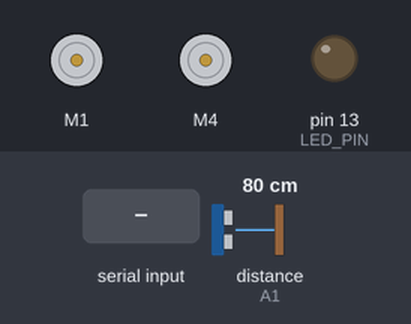
A sketch run on a simulated Arduino Uno, built with avr-gcc and run on an emulated ATmega328P. Parts: 2 × DC motor (green arrow = forward, orange = backward, longer = faster), output pins drawn as LEDs (lit = HIGH). Wiring (inferred from the names in the program): ultrasonic range finder: trigger A0; echo A1. Inputs (shaded band) come from the test bench; at power-on: distance to the obstacle (sensor on A1) 80 cm. The echo pulse lasts 58.3 µs per cm; pins used as bus, display or sensor lines are not drawn.

Above: at 1.2 s.
1.3 s: "DRV:1\n" received over the second serial link
At 1.55 s:
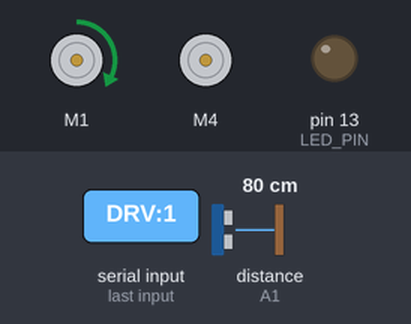
3.3 s: "DRV:150\n" received over the second serial link
At 3.55 s:
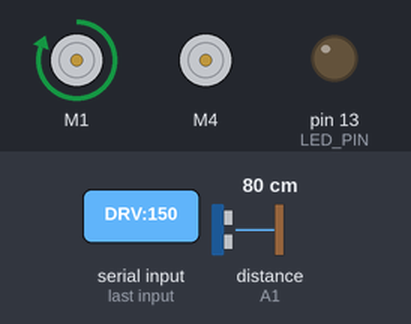
5.3 s: "LED:1\n" received over the second serial link
At 5.6 s:
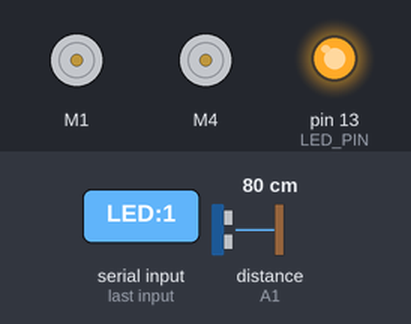
6.8 s: "DRV:1\n" received over the second serial link
At 7.05 s:
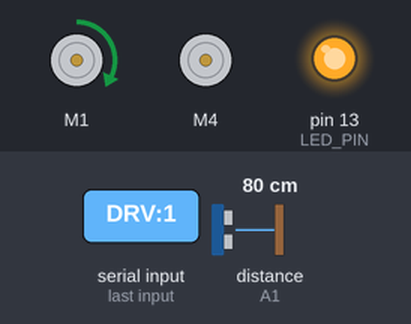
8.8 s: "DRV:150\n" received over the second serial link
At 9.2 s:
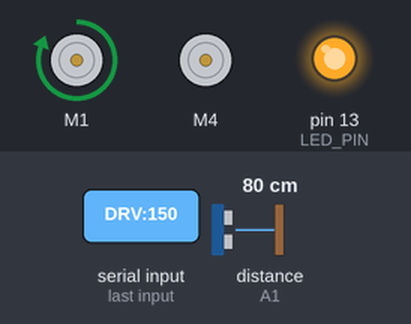
Timing chart, 0 to 11.8 s (numbered marks = the images above; inputs shaded):
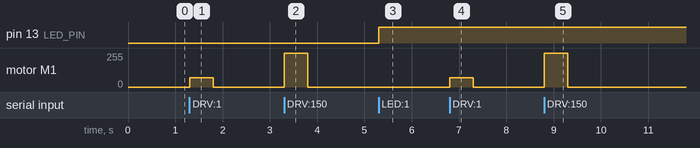

The sketch:

eduino_all_in_one.ino
```cpp
// Author: eduino
// EDUINO RC 통합 데모 펌웨어 (2휠 RC카) — 앱의 모든 주행/제어 명령을 한 스케치로 처리.
//   지원: DRV(조이스틱/기울기) · MOV(방향버튼) · SPD(속도상한) · STP(정지)
//         LED:<pin>,<0/1>(커스텀 핀) · MOD(MANUAL/AUTO/LINE) · PRM(실시간 튜닝) · PNG(하트비트)
//         MOD:AUTO=초음파 장애물 회피 · MOD:LINE=라인트레이싱(ENABLE_LINE=1 필요)
//   텔레메트리: DST(초음파 거리) · LIN(IR 라인센서) 주기 송신 → 자율주행/라인 화면에 표시
//
// 하드웨어: Adafruit Motor Shield v1(AFMotor), 왼쪽=M1 / 오른쪽=M4
// 블루투스(HC-06): Arduino A5(RX) ← HC-06 TX,  A4(TX) → HC-06 RX,  9600bps
// 필요 라이브러리: Adafruit Motor Shield library (AFMotor)
//
// ※ 시리얼 통신 "채팅" 실습은 이 펌웨어가 아니라 serial_chat.ino 를 올려서 진행한다.

#include <AFMotor.h>
#include <SoftwareSerial.h>

// ---- 핀 설정 (배선에 맞게 조정) --------------------------------------------
SoftwareSerial bt(A5, A4);       // (RX, TX)
AF_DCMotor motorL(1);            // 왼쪽 = M1
AF_DCMotor motorR(4);            // 오른쪽 = M4
const int LED_PIN = 13;

#define ENABLE_ULTRASONIC 1      // 초음파 사용(거리 텔레메트리·장애물 회피)
const int TRIG = A0;
const int ECHO = A1;

#define ENABLE_LINE 0            // IR 라인센서 사용(2휠/4휠=1, 메탈=0)
const int IR_L = A2, IR_C = A3, IR_R = 2;

// ---- 상태 -----------------------------------------------------------------
int speedCap = 255;              // 0-255 (SPD 로 조절)
const int MIN_PWM = 70;          // 정지마찰 보정 최소 출력
int mode = 0;                    // 0=수동 · 1=자율(초음파 장애물) · 2=라인트레이싱
int ledPin = LED_PIN;            // LED:<pin>,<0/1> 로 실행 중 변경 가능
int lineSens = 50, obstDist = 20, autoSpeed = 60; // PRM 튜닝 대상
unsigned long lastCmd = 0, lastTele = 0;
const unsigned long TIMEOUT = 500;   // 통신 끊기면 정지(수동)
const unsigned long TELE_EVERY = 200; // 텔레메트리 주기(ms)
String buf = "";

void setup() {
  Serial.begin(9600);
  bt.begin(9600);
  pinMode(ledPin, OUTPUT);
#if ENABLE_ULTRASONIC
  pinMode(TRIG, OUTPUT);
  pinMode(ECHO, INPUT);
#endif
  stopAll();
  bt.println("LOG:EDUINO 2WD ready");
}

void loop() {
  while (bt.available()) {
    char c = bt.read();
    if (c == '\n') { handle(buf); buf = ""; }
    else if (c != '\r') buf += c;
  }

  if (mode == 2) {
    runLine();
  } else if (mode == 1) {
    runAuto();
  } else if (millis() - lastCmd > TIMEOUT) {
    stopAll(); // 수동 모드에서 통신 끊기면 정지
  }

  if (millis() - lastTele > TELE_EVERY) {
    lastTele = millis();
    emitTelemetry();
  }
}

// ---- 명령 처리 -------------------------------------------------------------
void handle(String line) {
  line.trim();
  if (line.length() == 0) return;
  lastCmd = millis();

  int colon = line.indexOf(':');
  if (colon < 0) return;
  String cmd = line.substring(0, colon);
  String arg = line.substring(colon + 1);

  if (cmd == "DRV") {
    int comma = arg.indexOf(',');
    drive(arg.substring(0, comma).toInt(), arg.substring(comma + 1).toInt());
  } else if (cmd == "MOV") {
    move(arg);
  } else if (cmd == "SPD") {
    speedCap = map(constrain(arg.toInt(), 0, 100), 0, 100, 0, 255);
  } else if (cmd == "LED") {
    // LED:<pin>,<0/1> (커스텀 핀) 또는 LED:<0/1> (기본 핀) 모두 지원.
    int comma = arg.indexOf(',');
    if (comma >= 0) {
      ledPin = arg.substring(0, comma).toInt();
      pinMode(ledPin, OUTPUT);
      digitalWrite(ledPin, arg.substring(comma + 1).toInt() ? HIGH : LOW);
    } else {
      digitalWrite(ledPin, arg.startsWith("1") ? HIGH : LOW);
    }
  } else if (cmd == "STP") {
    stopAll();
  } else if (cmd == "MOD") {
    if (arg == "AUTO") mode = 1;        // 초음파 장애물 회피
    else if (arg == "LINE") mode = 2;   // 라인트레이싱
    else mode = 0;                      // 수동
    if (mode == 0) stopAll();
    bt.print("MOD:"); bt.println(arg);  // 앱에 응답
  } else if (cmd == "PRM") {
    int comma = arg.indexOf(',');
    String key = arg.substring(0, comma);
    int v = arg.substring(comma + 1).toInt();
    if (key == "LINE") lineSens = v;
    else if (key == "DIST") obstDist = v;
    else if (key == "SPD") autoSpeed = v;
  }
  // PNG(하트비트)는 lastCmd 갱신만으로 충분.
}

// ---- 주행 -----------------------------------------------------------------
void drive(int th, int st) {
  int l = constrain(th + st, -100, 100);
  int r = constrain(th - st, -100, 100);
  runMotor(motorL, l);
  runMotor(motorR, r);
}

void runMotor(AF_DCMotor &m, int val) {
  int pwm = map(abs(val), 0, 100, 0, speedCap);
  if (pwm > 0 && pwm < MIN_PWM) pwm = MIN_PWM;
  m.setSpeed(pwm);
  if (val > 0) m.run(FORWARD);
  else if (val < 0) m.run(BACKWARD);
  else m.run(RELEASE);
}

void move(String d) {
  if (d == "F") drive(80, 0);
  else if (d == "B") drive(-80, 0);
  else if (d == "L") drive(0, -80);
  else if (d == "R") drive(0, 80);
  else if (d == "FL") drive(70, -40);
  else if (d == "FR") drive(70, 40);
  else if (d == "BL") drive(-70, -40);
  else if (d == "BR") drive(-70, 40);
  else stopAll();
}

void stopAll() {
  motorL.run(RELEASE);
  motorR.run(RELEASE);
}

// ---- 자율주행 (초음파 장애물 회피) -----------------------------------------
void runAuto() {
#if ENABLE_ULTRASONIC
  long d = readDistanceCm();
  if (d > 0 && d <= obstDist) {
    // 장애물 → 후진 살짝 + 우회전
    drive(-50, 0); delay(150);
    drive(0, 80);  delay(250);
  } else {
    drive(autoSpeed, 0);
  }
#endif
}

// ---- 라인트레이싱 (IR 라인센서) --------------------------------------------
// 2휠: IR_L, IR_R 사용 / 4휠: IR_L, IR_C, IR_R 사용. 검은 선 = 낮은 값 가정.
void runLine() {
#if ENABLE_LINE
  int th = map(autoSpeed, 0, 100, 40, 90);   // 주행 속도
  int thr = map(lineSens, 0, 100, 200, 800); // 민감도 → 검정 판정 임계
  bool onL = analogRead(IR_L) < thr;
  bool onR = analogRead(IR_R) < thr;
  bool onC = analogRead(IR_C) < thr;         // 4휠(중앙) — 2휠이면 무시됨
  if (onC || (onL && onR)) drive(th, 0);     // 중앙/직진
  else if (onL) drive(th, -60);              // 왼쪽으로 보정
  else if (onR) drive(th, 60);               // 오른쪽으로 보정
  else drive(th, 0);                         // 선 놓침 → 직진 유지
#else
  stopAll();
#endif
}

// ---- 텔레메트리 ------------------------------------------------------------
void emitTelemetry() {
#if ENABLE_ULTRASONIC
  long d = readDistanceCm();
  if (d > 0) { bt.print("DST:"); bt.println(d); }
#endif
#if ENABLE_LINE
  bt.print("LIN:");
  bt.print(analogRead(IR_L)); bt.print(',');
  bt.print(analogRead(IR_C)); bt.print(',');
  bt.println(analogRead(IR_R));
#endif
}

#if ENABLE_ULTRASONIC
long readDistanceCm() {
  digitalWrite(TRIG, LOW); delayMicroseconds(2);
  digitalWrite(TRIG, HIGH); delayMicroseconds(10); digitalWrite(TRIG, LOW);
  long dur = pulseIn(ECHO, HIGH, 30000); // ~5m 타임아웃
  if (dur == 0) return -1;
  return dur / 58;
}
#endif
```

Measured:
- after the input at 1.3 s, motor M1: stopped → forward 70/255 at once, → stopped 0.50 s later
- after the input at 3.3 s, motor M1: stopped → forward 255/255 at once, → stopped 0.50 s later
- after the input at 5.3 s, pin 13 (LED_PIN): LOW → HIGH at once
- after the input at 6.8 s, motor M1: stopped → forward 70/255 at once, → stopped 0.50 s later
- after the input at 8.8 s, motor M1: stopped → forward 255/255 at once, → stopped 0.50 s later
